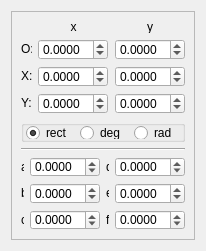
<?xml version="1.0" encoding="UTF-8"?>
<ui version="4.0">
 <class>TriangleCoordsWidget</class>
 <widget class="QWidget" name="TriangleCoordsWidget">
  <property name="geometry">
   <rect>
    <x>0</x>
    <y>0</y>
    <width>206</width>
    <height>251</height>
   </rect>
  </property>
  <property name="sizePolicy">
   <sizepolicy hsizetype="Minimum" vsizetype="Minimum">
    <horstretch>0</horstretch>
    <verstretch>0</verstretch>
   </sizepolicy>
  </property>
  <property name="windowTitle">
   <string>Triangle Coordinates</string>
  </property>
  <layout class="QGridLayout">
   <property name="spacing">
    <number>1</number>
   </property>
   <item row="0" column="0">
    <widget class="QFrame" name="frame">
     <property name="sizePolicy">
      <sizepolicy hsizetype="Maximum" vsizetype="Maximum">
       <horstretch>0</horstretch>
       <verstretch>0</verstretch>
      </sizepolicy>
     </property>
     <property name="minimumSize">
      <size>
       <width>1</width>
       <height>1</height>
      </size>
     </property>
     <property name="frameShape">
      <enum>QFrame::StyledPanel</enum>
     </property>
     <property name="frameShadow">
      <enum>QFrame::Sunken</enum>
     </property>
     <layout class="QVBoxLayout">
      <item>
       <layout class="QGridLayout">
        <item row="0" column="1">
         <widget class="QLabel" name="m_xColumnLabel">
          <property name="sizePolicy">
           <sizepolicy hsizetype="Expanding" vsizetype="Maximum">
            <horstretch>0</horstretch>
            <verstretch>0</verstretch>
           </sizepolicy>
          </property>
          <property name="minimumSize">
           <size>
            <width>1</width>
            <height>1</height>
           </size>
          </property>
          <property name="maximumSize">
           <size>
            <width>16777215</width>
            <height>20</height>
           </size>
          </property>
          <property name="text">
           <string>x</string>
          </property>
          <property name="alignment">
           <set>Qt::AlignCenter</set>
          </property>
         </widget>
        </item>
        <item row="0" column="2">
         <widget class="QLabel" name="m_yColumnLabel">
          <property name="sizePolicy">
           <sizepolicy hsizetype="Expanding" vsizetype="Maximum">
            <horstretch>0</horstretch>
            <verstretch>0</verstretch>
           </sizepolicy>
          </property>
          <property name="minimumSize">
           <size>
            <width>1</width>
            <height>1</height>
           </size>
          </property>
          <property name="maximumSize">
           <size>
            <width>16777215</width>
            <height>20</height>
           </size>
          </property>
          <property name="text">
           <string>y</string>
          </property>
          <property name="alignment">
           <set>Qt::AlignCenter</set>
          </property>
         </widget>
        </item>
        <item row="1" column="0">
         <widget class="QLabel" name="label_1">
          <property name="sizePolicy">
           <sizepolicy hsizetype="Fixed" vsizetype="Maximum">
            <horstretch>100</horstretch>
            <verstretch>0</verstretch>
           </sizepolicy>
          </property>
          <property name="minimumSize">
           <size>
            <width>1</width>
            <height>1</height>
           </size>
          </property>
          <property name="text">
           <string>O:</string>
          </property>
         </widget>
        </item>
        <item row="1" column="1">
         <widget class="DoubleValueEditor" name="m_AxLineEdit">
          <property name="sizePolicy">
           <sizepolicy hsizetype="Maximum" vsizetype="Maximum">
            <horstretch>0</horstretch>
            <verstretch>0</verstretch>
           </sizepolicy>
          </property>
          <property name="minimumSize">
           <size>
            <width>1</width>
            <height>1</height>
           </size>
          </property>
          <property name="maximumSize">
           <size>
            <width>70</width>
            <height>16777215</height>
           </size>
          </property>
          <property name="decimals">
           <number>4</number>
          </property>
          <property name="minimum">
           <double>-999999999.000000000000000</double>
          </property>
          <property name="maximum">
           <double>999999999.000000000000000</double>
          </property>
          <property name="singleStep">
           <double>0.100000000000000</double>
          </property>
         </widget>
        </item>
        <item row="1" column="2">
         <widget class="DoubleValueEditor" name="m_AyLineEdit">
          <property name="sizePolicy">
           <sizepolicy hsizetype="Maximum" vsizetype="Maximum">
            <horstretch>0</horstretch>
            <verstretch>0</verstretch>
           </sizepolicy>
          </property>
          <property name="minimumSize">
           <size>
            <width>1</width>
            <height>1</height>
           </size>
          </property>
          <property name="maximumSize">
           <size>
            <width>70</width>
            <height>16777215</height>
           </size>
          </property>
          <property name="decimals">
           <number>4</number>
          </property>
          <property name="minimum">
           <double>-999999999.000000000000000</double>
          </property>
          <property name="maximum">
           <double>999999999.000000000000000</double>
          </property>
          <property name="singleStep">
           <double>0.100000000000000</double>
          </property>
         </widget>
        </item>
        <item row="2" column="0">
         <widget class="QLabel" name="label_0">
          <property name="sizePolicy">
           <sizepolicy hsizetype="Fixed" vsizetype="Maximum">
            <horstretch>100</horstretch>
            <verstretch>0</verstretch>
           </sizepolicy>
          </property>
          <property name="minimumSize">
           <size>
            <width>1</width>
            <height>1</height>
           </size>
          </property>
          <property name="text">
           <string>X:</string>
          </property>
         </widget>
        </item>
        <item row="2" column="1">
         <widget class="DoubleValueEditor" name="m_BxLineEdit">
          <property name="sizePolicy">
           <sizepolicy hsizetype="Maximum" vsizetype="Maximum">
            <horstretch>0</horstretch>
            <verstretch>0</verstretch>
           </sizepolicy>
          </property>
          <property name="minimumSize">
           <size>
            <width>1</width>
            <height>1</height>
           </size>
          </property>
          <property name="maximumSize">
           <size>
            <width>70</width>
            <height>16777215</height>
           </size>
          </property>
          <property name="decimals">
           <number>4</number>
          </property>
          <property name="minimum">
           <double>-999999999.000000000000000</double>
          </property>
          <property name="maximum">
           <double>999999999.000000000000000</double>
          </property>
          <property name="singleStep">
           <double>0.100000000000000</double>
          </property>
         </widget>
        </item>
        <item row="2" column="2">
         <widget class="DoubleValueEditor" name="m_ByLineEdit">
          <property name="sizePolicy">
           <sizepolicy hsizetype="Maximum" vsizetype="Maximum">
            <horstretch>0</horstretch>
            <verstretch>0</verstretch>
           </sizepolicy>
          </property>
          <property name="minimumSize">
           <size>
            <width>1</width>
            <height>1</height>
           </size>
          </property>
          <property name="maximumSize">
           <size>
            <width>70</width>
            <height>16777215</height>
           </size>
          </property>
          <property name="decimals">
           <number>4</number>
          </property>
          <property name="minimum">
           <double>-999999999.000000000000000</double>
          </property>
          <property name="maximum">
           <double>999999999.000000000000000</double>
          </property>
          <property name="singleStep">
           <double>0.100000000000000</double>
          </property>
         </widget>
        </item>
        <item row="3" column="0">
         <widget class="QLabel" name="label_3">
          <property name="sizePolicy">
           <sizepolicy hsizetype="Fixed" vsizetype="Maximum">
            <horstretch>100</horstretch>
            <verstretch>0</verstretch>
           </sizepolicy>
          </property>
          <property name="minimumSize">
           <size>
            <width>1</width>
            <height>1</height>
           </size>
          </property>
          <property name="text">
           <string>Y:</string>
          </property>
         </widget>
        </item>
        <item row="3" column="1">
         <widget class="DoubleValueEditor" name="m_CxLineEdit">
          <property name="sizePolicy">
           <sizepolicy hsizetype="Maximum" vsizetype="Maximum">
            <horstretch>0</horstretch>
            <verstretch>0</verstretch>
           </sizepolicy>
          </property>
          <property name="minimumSize">
           <size>
            <width>1</width>
            <height>1</height>
           </size>
          </property>
          <property name="maximumSize">
           <size>
            <width>70</width>
            <height>16777215</height>
           </size>
          </property>
          <property name="decimals">
           <number>4</number>
          </property>
          <property name="minimum">
           <double>-999999999.000000000000000</double>
          </property>
          <property name="maximum">
           <double>999999999.000000000000000</double>
          </property>
          <property name="singleStep">
           <double>0.100000000000000</double>
          </property>
         </widget>
        </item>
        <item row="3" column="2">
         <widget class="DoubleValueEditor" name="m_CyLineEdit">
          <property name="sizePolicy">
           <sizepolicy hsizetype="Maximum" vsizetype="Maximum">
            <horstretch>0</horstretch>
            <verstretch>0</verstretch>
           </sizepolicy>
          </property>
          <property name="minimumSize">
           <size>
            <width>1</width>
            <height>1</height>
           </size>
          </property>
          <property name="maximumSize">
           <size>
            <width>70</width>
            <height>16777215</height>
           </size>
          </property>
          <property name="decimals">
           <number>4</number>
          </property>
          <property name="minimum">
           <double>-999999999.000000000000000</double>
          </property>
          <property name="maximum">
           <double>999999999.000000000000000</double>
          </property>
          <property name="singleStep">
           <double>0.100000000000000</double>
          </property>
         </widget>
        </item>
       </layout>
      </item>
      <item>
       <widget class="QGroupBox" name="m_coordsGroupBox">
        <property name="minimumSize">
         <size>
          <width>1</width>
          <height>1</height>
         </size>
        </property>
        <property name="title">
         <string/>
        </property>
        <property name="alignment">
         <set>Qt::AlignHCenter|Qt::AlignTop</set>
        </property>
        <property name="flat">
         <bool>false</bool>
        </property>
        <layout class="QHBoxLayout" name="horizontalLayout">
         <property name="margin">
          <number>0</number>
         </property>
         <item>
          <widget class="QRadioButton" name="m_rectRadioButton">
           <property name="sizePolicy">
            <sizepolicy hsizetype="Maximum" vsizetype="Maximum">
             <horstretch>0</horstretch>
             <verstretch>0</verstretch>
            </sizepolicy>
           </property>
           <property name="minimumSize">
            <size>
             <width>1</width>
             <height>1</height>
            </size>
           </property>
           <property name="text">
            <string>rect</string>
           </property>
           <property name="checked">
            <bool>true</bool>
           </property>
          </widget>
         </item>
         <item>
          <widget class="QRadioButton" name="m_degRadioButton">
           <property name="sizePolicy">
            <sizepolicy hsizetype="Maximum" vsizetype="Maximum">
             <horstretch>0</horstretch>
             <verstretch>0</verstretch>
            </sizepolicy>
           </property>
           <property name="minimumSize">
            <size>
             <width>1</width>
             <height>1</height>
            </size>
           </property>
           <property name="text">
            <string>deg</string>
           </property>
          </widget>
         </item>
         <item>
          <widget class="QRadioButton" name="m_radRadioButton">
           <property name="sizePolicy">
            <sizepolicy hsizetype="Maximum" vsizetype="Maximum">
             <horstretch>0</horstretch>
             <verstretch>0</verstretch>
            </sizepolicy>
           </property>
           <property name="minimumSize">
            <size>
             <width>1</width>
             <height>1</height>
            </size>
           </property>
           <property name="text">
            <string>rad</string>
           </property>
          </widget>
         </item>
        </layout>
       </widget>
      </item>
      <item>
       <widget class="Line" name="line_2">
        <property name="sizePolicy">
         <sizepolicy hsizetype="Expanding" vsizetype="Fixed">
          <horstretch>0</horstretch>
          <verstretch>0</verstretch>
         </sizepolicy>
        </property>
        <property name="orientation">
         <enum>Qt::Horizontal</enum>
        </property>
       </widget>
      </item>
      <item>
       <layout class="QGridLayout">
        <item row="0" column="0">
         <widget class="QLabel" name="label">
          <property name="sizePolicy">
           <sizepolicy hsizetype="Fixed" vsizetype="Maximum">
            <horstretch>100</horstretch>
            <verstretch>0</verstretch>
           </sizepolicy>
          </property>
          <property name="minimumSize">
           <size>
            <width>1</width>
            <height>1</height>
           </size>
          </property>
          <property name="text">
           <string>a:</string>
          </property>
         </widget>
        </item>
        <item row="0" column="1">
         <widget class="DoubleValueEditor" name="m_aLineEdit">
          <property name="sizePolicy">
           <sizepolicy hsizetype="Maximum" vsizetype="Maximum">
            <horstretch>0</horstretch>
            <verstretch>0</verstretch>
           </sizepolicy>
          </property>
          <property name="minimumSize">
           <size>
            <width>1</width>
            <height>1</height>
           </size>
          </property>
          <property name="maximumSize">
           <size>
            <width>70</width>
            <height>16777215</height>
           </size>
          </property>
          <property name="decimals">
           <number>4</number>
          </property>
          <property name="minimum">
           <double>-999999999.000000000000000</double>
          </property>
          <property name="maximum">
           <double>999999999.000000000000000</double>
          </property>
          <property name="singleStep">
           <double>0.100000000000000</double>
          </property>
         </widget>
        </item>
        <item row="0" column="2">
         <widget class="QLabel" name="label_8">
          <property name="sizePolicy">
           <sizepolicy hsizetype="Fixed" vsizetype="Maximum">
            <horstretch>100</horstretch>
            <verstretch>0</verstretch>
           </sizepolicy>
          </property>
          <property name="minimumSize">
           <size>
            <width>1</width>
            <height>1</height>
           </size>
          </property>
          <property name="text">
           <string>d:</string>
          </property>
         </widget>
        </item>
        <item row="0" column="3">
         <widget class="DoubleValueEditor" name="m_dLineEdit">
          <property name="sizePolicy">
           <sizepolicy hsizetype="Maximum" vsizetype="Maximum">
            <horstretch>0</horstretch>
            <verstretch>0</verstretch>
           </sizepolicy>
          </property>
          <property name="minimumSize">
           <size>
            <width>1</width>
            <height>1</height>
           </size>
          </property>
          <property name="maximumSize">
           <size>
            <width>70</width>
            <height>16777215</height>
           </size>
          </property>
          <property name="decimals">
           <number>4</number>
          </property>
          <property name="minimum">
           <double>-999999999.000000000000000</double>
          </property>
          <property name="maximum">
           <double>999999999.000000000000000</double>
          </property>
          <property name="singleStep">
           <double>0.100000000000000</double>
          </property>
         </widget>
        </item>
        <item row="1" column="0">
         <widget class="QLabel" name="label_6">
          <property name="sizePolicy">
           <sizepolicy hsizetype="Fixed" vsizetype="Maximum">
            <horstretch>100</horstretch>
            <verstretch>0</verstretch>
           </sizepolicy>
          </property>
          <property name="minimumSize">
           <size>
            <width>1</width>
            <height>1</height>
           </size>
          </property>
          <property name="text">
           <string>b:</string>
          </property>
         </widget>
        </item>
        <item row="1" column="1">
         <widget class="DoubleValueEditor" name="m_bLineEdit">
          <property name="sizePolicy">
           <sizepolicy hsizetype="Maximum" vsizetype="Maximum">
            <horstretch>0</horstretch>
            <verstretch>0</verstretch>
           </sizepolicy>
          </property>
          <property name="minimumSize">
           <size>
            <width>1</width>
            <height>1</height>
           </size>
          </property>
          <property name="maximumSize">
           <size>
            <width>70</width>
            <height>16777215</height>
           </size>
          </property>
          <property name="decimals">
           <number>4</number>
          </property>
          <property name="minimum">
           <double>-999999999.000000000000000</double>
          </property>
          <property name="maximum">
           <double>999999999.000000000000000</double>
          </property>
          <property name="singleStep">
           <double>0.100000000000000</double>
          </property>
         </widget>
        </item>
        <item row="1" column="2">
         <widget class="QLabel" name="label_9">
          <property name="sizePolicy">
           <sizepolicy hsizetype="Fixed" vsizetype="Maximum">
            <horstretch>100</horstretch>
            <verstretch>0</verstretch>
           </sizepolicy>
          </property>
          <property name="minimumSize">
           <size>
            <width>1</width>
            <height>1</height>
           </size>
          </property>
          <property name="text">
           <string>e:</string>
          </property>
         </widget>
        </item>
        <item row="1" column="3">
         <widget class="DoubleValueEditor" name="m_eLineEdit">
          <property name="sizePolicy">
           <sizepolicy hsizetype="Maximum" vsizetype="Maximum">
            <horstretch>0</horstretch>
            <verstretch>0</verstretch>
           </sizepolicy>
          </property>
          <property name="minimumSize">
           <size>
            <width>1</width>
            <height>1</height>
           </size>
          </property>
          <property name="maximumSize">
           <size>
            <width>70</width>
            <height>16777215</height>
           </size>
          </property>
          <property name="decimals">
           <number>4</number>
          </property>
          <property name="minimum">
           <double>-999999999.000000000000000</double>
          </property>
          <property name="maximum">
           <double>999999999.000000000000000</double>
          </property>
          <property name="singleStep">
           <double>0.100000000000000</double>
          </property>
         </widget>
        </item>
        <item row="2" column="0">
         <widget class="QLabel" name="label_7">
          <property name="sizePolicy">
           <sizepolicy hsizetype="Fixed" vsizetype="Maximum">
            <horstretch>100</horstretch>
            <verstretch>0</verstretch>
           </sizepolicy>
          </property>
          <property name="minimumSize">
           <size>
            <width>1</width>
            <height>1</height>
           </size>
          </property>
          <property name="text">
           <string>c:</string>
          </property>
         </widget>
        </item>
        <item row="2" column="1">
         <widget class="DoubleValueEditor" name="m_cLineEdit">
          <property name="sizePolicy">
           <sizepolicy hsizetype="Maximum" vsizetype="Maximum">
            <horstretch>0</horstretch>
            <verstretch>0</verstretch>
           </sizepolicy>
          </property>
          <property name="minimumSize">
           <size>
            <width>1</width>
            <height>1</height>
           </size>
          </property>
          <property name="maximumSize">
           <size>
            <width>70</width>
            <height>16777215</height>
           </size>
          </property>
          <property name="decimals">
           <number>4</number>
          </property>
          <property name="minimum">
           <double>-999999999.000000000000000</double>
          </property>
          <property name="maximum">
           <double>999999999.000000000000000</double>
          </property>
          <property name="singleStep">
           <double>0.100000000000000</double>
          </property>
         </widget>
        </item>
        <item row="2" column="2">
         <widget class="QLabel" name="label_10">
          <property name="sizePolicy">
           <sizepolicy hsizetype="Fixed" vsizetype="Maximum">
            <horstretch>100</horstretch>
            <verstretch>0</verstretch>
           </sizepolicy>
          </property>
          <property name="minimumSize">
           <size>
            <width>1</width>
            <height>1</height>
           </size>
          </property>
          <property name="text">
           <string>f:</string>
          </property>
         </widget>
        </item>
        <item row="2" column="3">
         <widget class="DoubleValueEditor" name="m_fLineEdit">
          <property name="sizePolicy">
           <sizepolicy hsizetype="Maximum" vsizetype="Maximum">
            <horstretch>0</horstretch>
            <verstretch>0</verstretch>
           </sizepolicy>
          </property>
          <property name="minimumSize">
           <size>
            <width>1</width>
            <height>1</height>
           </size>
          </property>
          <property name="maximumSize">
           <size>
            <width>70</width>
            <height>16777215</height>
           </size>
          </property>
          <property name="decimals">
           <number>4</number>
          </property>
          <property name="minimum">
           <double>-999999999.000000000000000</double>
          </property>
          <property name="maximum">
           <double>999999999.000000000000000</double>
          </property>
          <property name="singleStep">
           <double>0.100000000000000</double>
          </property>
         </widget>
        </item>
       </layout>
      </item>
     </layout>
     <zorder>line_2</zorder>
     <zorder>m_coordsGroupBox</zorder>
    </widget>
   </item>
   <item row="1" column="0">
    <spacer name="verticalSpacer">
     <property name="orientation">
      <enum>Qt::Vertical</enum>
     </property>
     <property name="sizeHint" stdset="0">
      <size>
       <width>0</width>
       <height>0</height>
      </size>
     </property>
    </spacer>
   </item>
  </layout>
 </widget>
 <customwidgets>
  <customwidget>
   <class>DoubleValueEditor</class>
   <extends>QDoubleSpinBox</extends>
   <header>doublevalueeditor.h</header>
  </customwidget>
 </customwidgets>
 <resources/>
 <connections/>
</ui>
